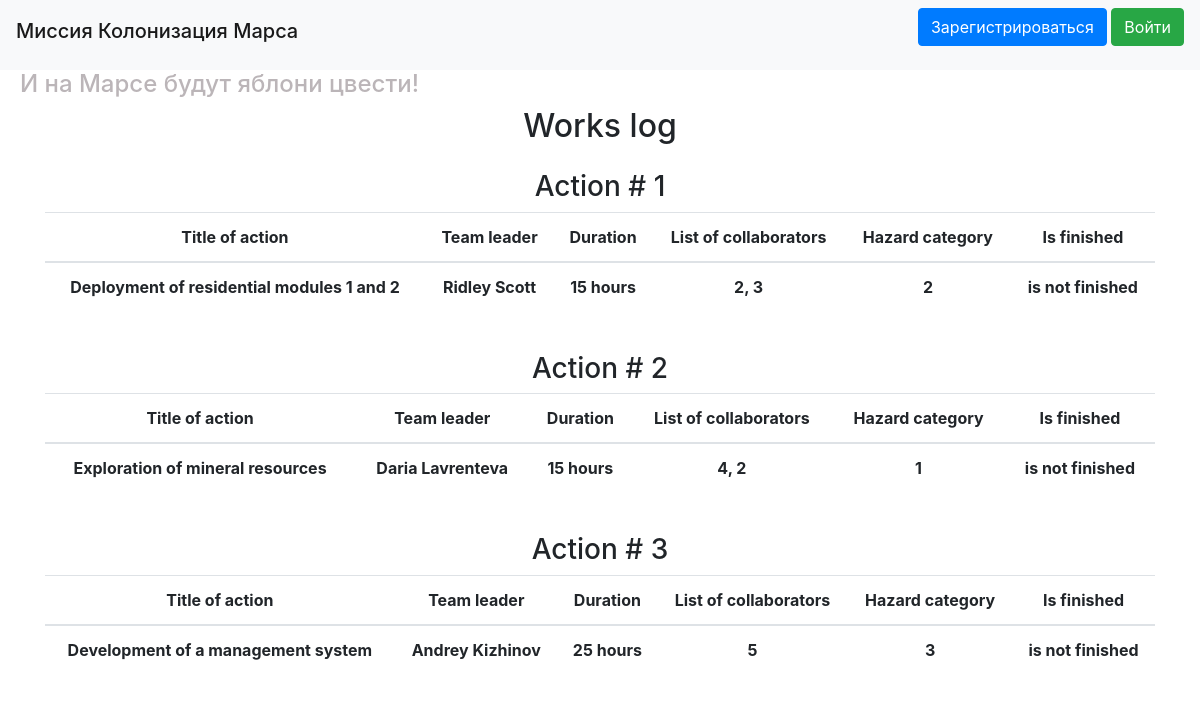
The page / on the database its author committed.
### data/users.py (models this page shows, shortened)
class User(SqlAlchemyBase, UserMixin):
    __tablename__ = 'users'
    id = sqlalchemy.Column(sqlalchemy.Integer, primary_key=True, autoincrement=True)
    surname = sqlalchemy.Column(sqlalchemy.String)
    name = sqlalchemy.Column(sqlalchemy.String)
    age = sqlalchemy.Column(sqlalchemy.Integer)
    position = sqlalchemy.Column(sqlalchemy.String)
    speciality = sqlalchemy.Column(sqlalchemy.String)
    address = sqlalchemy.Column(sqlalchemy.String)
    email = sqlalchemy.Column(sqlalchemy.String, unique=True)
    hashed_password = sqlalchemy.Column(sqlalchemy.String)
    modified_date = sqlalchemy.Column(sqlalchemy.DateTime, default=datetime.datetime.now)

### data/jobs.py (models this page shows)
class Jobs(SqlAlchemyBase):
    __tablename__ = 'jobs'
    id = sqlalchemy.Column(sqlalchemy.Integer, primary_key=True, autoincrement=True)
    team_leader = sqlalchemy.Column(sqlalchemy.Integer, sqlalchemy.ForeignKey('users.id'))
    job = sqlalchemy.Column(sqlalchemy.String)
    work_size = sqlalchemy.Column(sqlalchemy.Integer)
    collaborators = sqlalchemy.Column(sqlalchemy.String)
    start_date = sqlalchemy.Column(sqlalchemy.DateTime, default=datetime.datetime.now)
    end_date = sqlalchemy.Column(sqlalchemy.DateTime, default=datetime.datetime.now)
    is_finished = sqlalchemy.Column(sqlalchemy.Boolean)
    user = orm.relation('User')
    categories = orm.relation("Category", secondary=association_table, backref="jobs")

### app.py (the view)
@app.route("/")
def index():
    db_sess = create_session()
    jobs = [(db_sess.query(User).filter(User.id == job.team_leader).first(), job, job.categories[0].name) for job in
            db_sess.query(Jobs).all()]
    return render_template("index.html", jobs=jobs)

### data/db_session.py (called while the page is built)
def create_session() -> Session:
    global __factory
    return __factory()

### templates/index.html (shortened to what this page needs)
{% extends 'base.html' %}
{% block style %}
    <link rel="stylesheet" type="text/css" href="{{ url_for('static', filename="/css/center.css") }}"/>
{% endblock %}
{% block content %}
    <h2 class="center">Works log</h2>
    {% for job in jobs %}
        <div class="table-responsive center indent">
            <h3>Action # {{ loop.index }}</h3>
            <table class="table align-middle">
                <thead>
                <tr>
                    <th>Title of action</th>
                    <th>Team leader</th>
                    <th>Duration</th>
                    <th>List of collaborators</th>
                    <th>Hazard category</th>
                    <th>Is finished</th>
                </tr>
                </thead>
                <tbody>
                <tr>
                    <th>
                        {{ job[1].job }}
                    </th>
                    <th>
                        {{ job[0].name }} {{ job[0].surname }}
                    </th>
                    <th>
                        {{ job[1].work_size }} hours
                    </th>
                    <th>
                        {{ job[1].collaborators }}
                    </th>
                    <th>
                        {{ job[2] }}
                    </th>
                    <th>
                        is{% if not job[1].is_finished %} not{% endif %} finished
                    </th>
                </tr>
                </tbody>
            </table>
        </div>
    {% endfor %}
{% endblock %}

### templates/base.html (shortened to what this page needs)
<!doctype html>
<html lang="en">
<head>
    <link rel="stylesheet"
          href="https://stackpath.bootstrapcdn.com/bootstrap/4.4.1/css/bootstrap.min.css"
>
    <link rel="stylesheet" type="text/css" href="../static/css/header.css"/>
    {% block style %}{% endblock %}
</head>
<body>
<header>
    <nav class="navbar navbar-light bg-light">
        <h1 class="navbar-brand">Миссия Колонизация Марса</h1>
        {% if current_user.is_authenticated %}
            <a class="navbar-brand" href="/logout">{{ current_user.name }}</a>
        {% else %}
            <p>
                <a class="btn btn-primary " href="/register">Зарегистрироваться</a>
                <a class="btn btn-success" href="/login">Войти</a>
            </p>
        {% endif %}
    </nav>
    <h4 class="header">И на Марсе будут яблони цвести!</h4>
</header>
<main role="main" class="container">
    {% block content %}{% endblock %}
</main>
</body>
</html>

### static/css/header.css (style rules this page uses)
h4.header { padding-left: 20px; color: #bbb5b8; }

### static/css/center.css (style rules this page uses)
.center { text-align: center; }
.indent { margin-bottom: 25px; margin-top: 25px; }

### rows shown on the page
User: job "Deployment of residential modules 1 and 2", name "Ridley", surname "Scott", work_size "15", collaborators "2, 3", job "2"
User: job "Exploration of mineral resources", name "Daria", surname "Lavrenteva", work_size "15", collaborators "4, 2", job "1"
User: job "Development of a management system", name "Andrey", surname "Kizhinov", work_size "25", collaborators "5", job "3"
